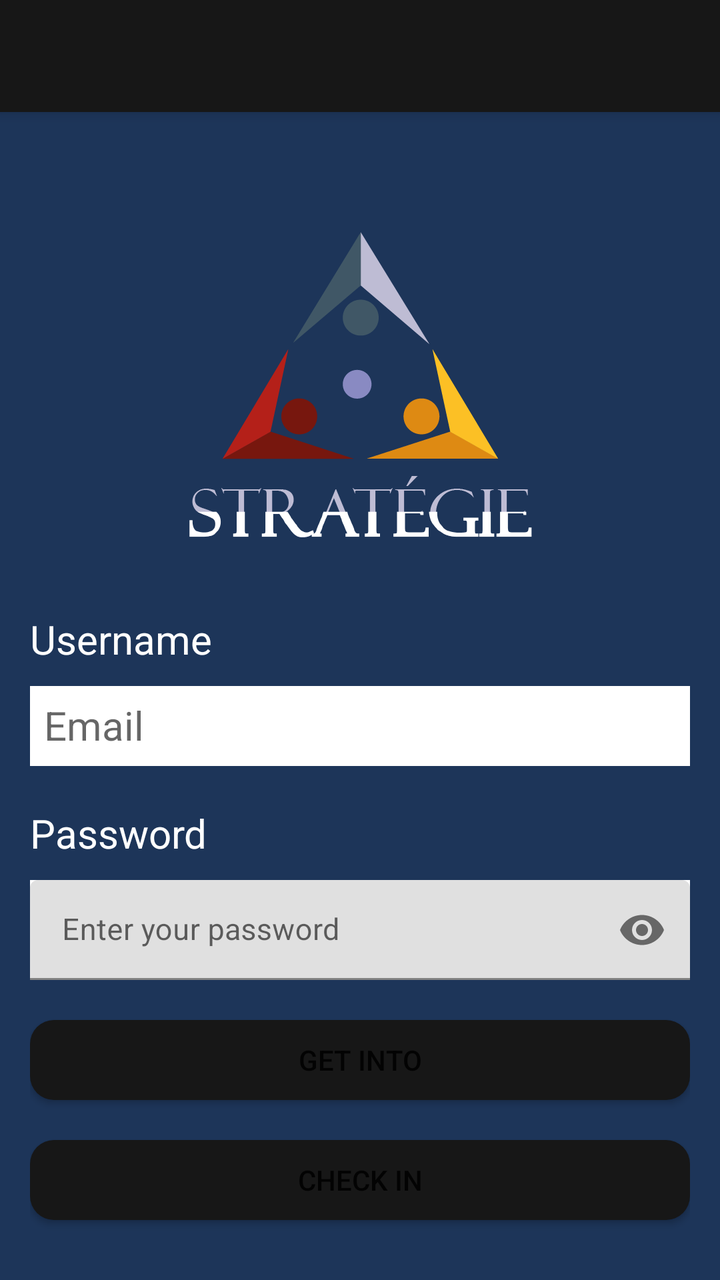
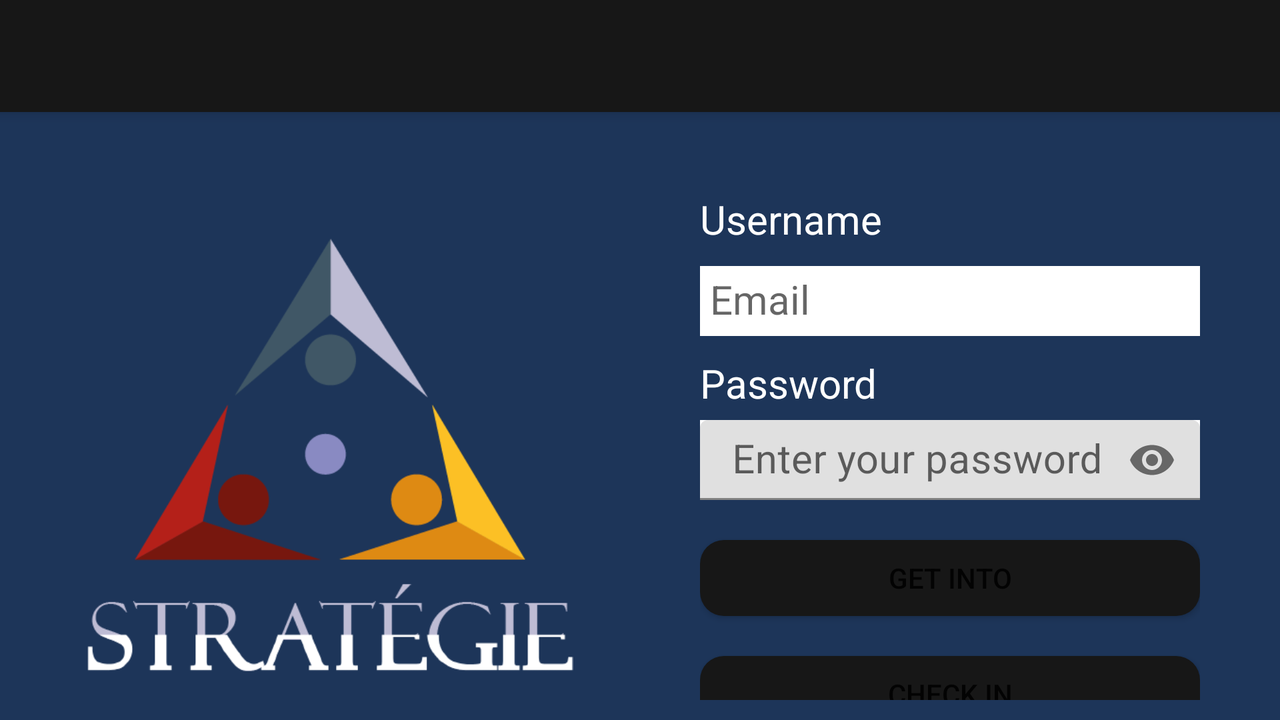

First picture: res/layout/ on a phone held upright. Second picture: the repository's own variant of that layout, on a device whose configuration matches the variant's folder. Source for both follows.
<!-- AndroidManifest.xml: application theme Theme.Strategie1 -->
<!-- res/layout/activity_main.xml -->
<?xml version="1.0" encoding="utf-8"?>
<LinearLayout xmlns:android="http://schemas.android.com/apk/res/android"
    xmlns:app="http://schemas.android.com/apk/res-auto"
    xmlns:tools="http://schemas.android.com/tools"
    android:layout_width="match_parent"
    android:layout_height="match_parent"
    android:background="@color/background"
    android:orientation="vertical"
    tools:context=".MainActivity">

    <androidx.appcompat.widget.Toolbar
        android:id="@+id/miMenu"
        android:layout_width="match_parent"
        android:layout_height="?attr/actionBarSize"
        app:titleTextColor="@color/white"
        android:background="@color/btn_gral"
        android:elevation="4dp"
        android:theme="@style/ThemeOverlay.AppCompat.ActionBar"
        app:popupTheme="@style/ThemeOverlay.AppCompat.Light"/>

    <LinearLayout
        android:layout_width="match_parent"
        android:layout_height="wrap_content"
        android:gravity="center"
        android:paddingTop="10dp">

        <ImageView
            android:paddingTop="50dp"
            android:layout_width="match_parent"
            android:layout_height="match_parent"
            android:src="@drawable/logostrategie" />

    </LinearLayout>

    <LinearLayout
        android:layout_width="match_parent"
        android:layout_height="match_parent"
        android:layout_margin="15dp"
        android:gravity="center_vertical"
        android:orientation="vertical">


        <TextView
            android:layout_width="wrap_content"
            android:layout_height="wrap_content"
            android:text="@string/text_username"
            android:textColor="@color/white"
            android:textSize="20sp" />

        <EditText
            android:layout_width="match_parent"
            android:layout_height="wrap_content"
            android:layout_marginTop="10dp"
            android:height="40dp"
            android:background="@color/white"
            android:hint="@string/usuariomail"
            android:textColor="@color/btn_gral"
            android:id="@+id/stra_usuario"
            android:padding="7dp"
            android:textSize="20sp" />

        <TextView
            android:layout_width="wrap_content"
            android:layout_height="wrap_content"
            android:text="@string/text_password"
            android:textColor="@color/white"
            android:textSize="20sp"
            android:paddingTop="20dp"/>

        <com.google.android.material.textfield.TextInputLayout
            android:layout_width="match_parent"
            android:layout_height="wrap_content"
            android:layout_marginTop="10dp"
            android:background="@color/white"
            android:textColor="@color/btn_gral"
            app:endIconMode="password_toggle"
            android:textSize="20sp">

            <com.google.android.material.textfield.TextInputEditText
                android:layout_width="match_parent"
                android:layout_height="50dp"
                android:hint="@string/ingreso_password"
                android:inputType="textPassword"
                android:id="@+id/stra_password"
                android:textSize="15sp"/>

        </com.google.android.material.textfield.TextInputLayout>

        <Button
            android:id="@+id/boton_ingreso"
            android:layout_width="match_parent"
            android:layout_height="40dp"
            android:layout_marginTop="20dp"
            android:onClick="ingresar"
            android:text="@string/txt_botoningreso"
            app:layout_constraintEnd_toEndOf="parent"
            app:layout_constraintTop_toTopOf="parent"
            android:background="@drawable/boton_redondo"/>

        <Button
            android:id="@+id/boton_registro"
            android:layout_width="match_parent"
            android:layout_height="40dp"
            android:layout_marginTop="20dp"
            android:background="@drawable/boton_redondo"
            android:onClick="registrarse"
            android:text="@string/txt_botonregistro"
            app:layout_constraintEnd_toEndOf="parent"
            app:layout_constraintTop_toTopOf="parent" />


    </LinearLayout>


</LinearLayout>
<!-- resources referenced by this layout -->
<resources>
  <color name="background">#1d3559</color>
  <color name="btn_gral">#171717</color>
  <color name="white">#FFFFFFFF</color>
  <!-- drawable boton_redondo (drawable-hdpi) -->
  <?xml version="1.0" encoding="utf-8"?>
  <shape xmlns:android="http://schemas.android.com/apk/res/android">
  
      <solid android:color="#171717"></solid>
      <corners android:radius="12dp"></corners>
  
  </shape>
  <!-- drawable logostrategie: png bitmap (drawable, 15459 bytes) -->
  <string name="ingreso_password">Enter your password</string>
  <string name="text_password">Password</string>
  <string name="text_username">Username</string>
  <string name="txt_botoningreso">Get into</string>
  <string name="txt_botonregistro">Check in</string>
  <string name="usuariomail">Email</string>
  <style name="Theme.Strategie1" parent="Theme.MaterialComponents.DayNight.NoActionBar">
          
          <item name="colorPrimary">@color/purple_500</item>
          <item name="colorPrimaryVariant">@color/purple_700</item>
          <item name="colorOnPrimary">@color/white</item>
          
          <item name="colorSecondary">@color/teal_200</item>
          <item name="colorSecondaryVariant">@color/teal_700</item>
          <item name="colorOnSecondary">@color/black</item>
          
          <item name="android:statusBarColor">?attr/colorPrimaryVariant</item>
          
      </style>
  <color name="purple_500">#171717</color>
  <color name="purple_700">#FF3700B3</color>
  <color name="teal_200">#B9C6E7</color>
  <color name="teal_700">#787DE1</color>
  <color name="black">#FF000000</color>
</resources>
<!-- res/layout-land/activity_main.xml (the author's variant of the layout above) -->
<!-- drawn on the phone turned sideways -->
<?xml version="1.0" encoding="utf-8"?>
<LinearLayout xmlns:android="http://schemas.android.com/apk/res/android"
    xmlns:app="http://schemas.android.com/apk/res-auto"
    xmlns:tools="http://schemas.android.com/tools"
    android:layout_width="match_parent"
    android:layout_height="match_parent"
    android:background="@color/background"
    android:orientation="vertical"
    tools:context=".MainActivity">

    <androidx.appcompat.widget.Toolbar
        android:id="@+id/miMenu"
        android:layout_width="match_parent"
        android:layout_height="?attr/actionBarSize"
        app:titleTextColor="@color/white"
        android:background="@color/btn_gral"
        android:elevation="4dp"
        android:theme="@style/ThemeOverlay.AppCompat.ActionBar"
        app:popupTheme="@style/ThemeOverlay.AppCompat.Light"/>

    <LinearLayout
        android:layout_width="match_parent"
        android:layout_height="wrap_content"
        android:layout_margin="10dp"
        android:orientation="horizontal"
        android:layout_gravity="center"
        android:paddingTop="30dp">

        <LinearLayout
            android:layout_width="0dp"
            android:layout_weight="1"
            android:layout_height="match_parent"
            android:gravity="center">

            <ImageView
                android:layout_width="382dp"
                android:layout_height="247dp"
                android:paddingTop="20dp"
                android:src="@drawable/logostrategie" />
        </LinearLayout>

        <LinearLayout
            android:layout_width="0dp"
            android:layout_weight="1"
            android:layout_height="match_parent"
            android:paddingLeft="30dp"
            android:paddingRight="30dp"
            android:orientation="vertical">

            <TextView
                android:layout_width="wrap_content"
                android:layout_height="wrap_content"
                android:text="@string/text_username"
                android:textColor="@color/white"
                android:textSize="20sp" />

            <EditText
                android:id="@+id/stra_usuario"
                android:layout_width="match_parent"
                android:layout_height="wrap_content"
                android:layout_marginTop="10dp"
                android:height="35dp"
                android:background="@color/white"
                android:hint="@string/usuariomail"
                android:padding="5dp"
                android:textColor="@color/btn_gral"
                android:textSize="20sp" />

            <TextView
                android:layout_width="wrap_content"
                android:layout_height="wrap_content"
                android:paddingTop="10dp"
                android:text="@string/text_password"
                android:textColor="@color/white"
                android:textSize="20sp" />

            <com.google.android.material.textfield.TextInputLayout
                android:layout_width="match_parent"
                android:layout_height="40dp"
                android:layout_marginTop="5dp"
                android:background="@color/white"
                android:textColor="@color/btn_gral"
                android:textSize="20sp"
                app:endIconMode="password_toggle">

                <com.google.android.material.textfield.TextInputEditText
                    android:id="@+id/stra_password"
                    android:layout_width="match_parent"
                    android:layout_height="wrap_content"
                    android:hint="@string/ingreso_password"
                    android:inputType="textPassword"
                    android:textSize="20sp" />

            </com.google.android.material.textfield.TextInputLayout>

            <Button
                android:id="@+id/boton_ingreso"
                android:layout_width="match_parent"
                android:layout_height="38dp"
                android:layout_marginTop="20dp"
                android:background="@drawable/boton_redondo"
                android:onClick="ingresar"
                android:text="@string/txt_botoningreso"
                app:layout_constraintEnd_toEndOf="parent"
                app:layout_constraintTop_toTopOf="parent"
                />

            <Button
                android:id="@+id/boton_registro"
                android:layout_width="match_parent"
                android:layout_height="38dp"
                android:layout_marginTop="20dp"
                android:background="@drawable/boton_redondo"
                android:onClick="registrarse"
                android:text="@string/txt_botonregistro"
                app:layout_constraintEnd_toEndOf="parent"
                app:layout_constraintTop_toTopOf="parent" />


        </LinearLayout>

    </LinearLayout>


</LinearLayout>
